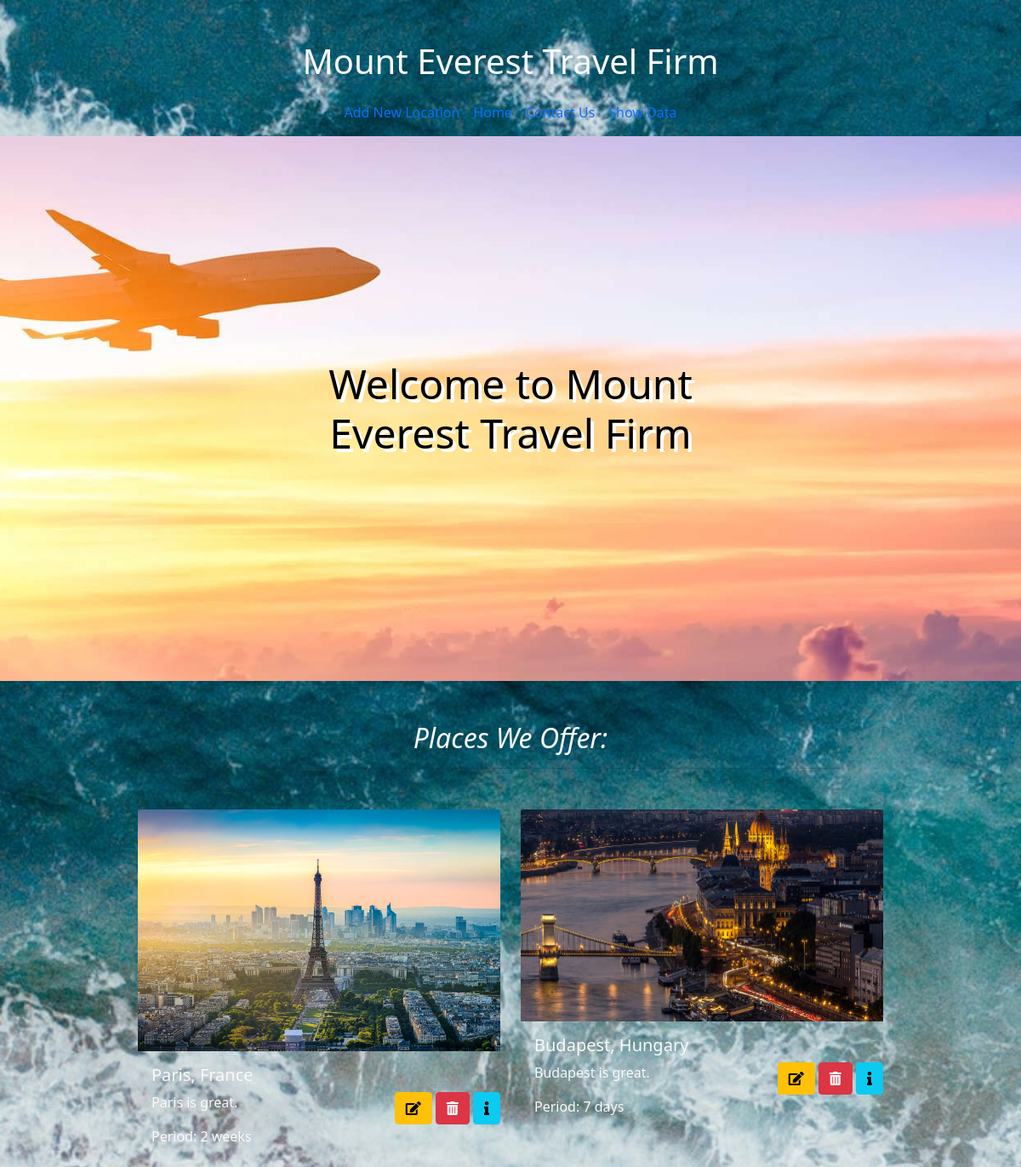
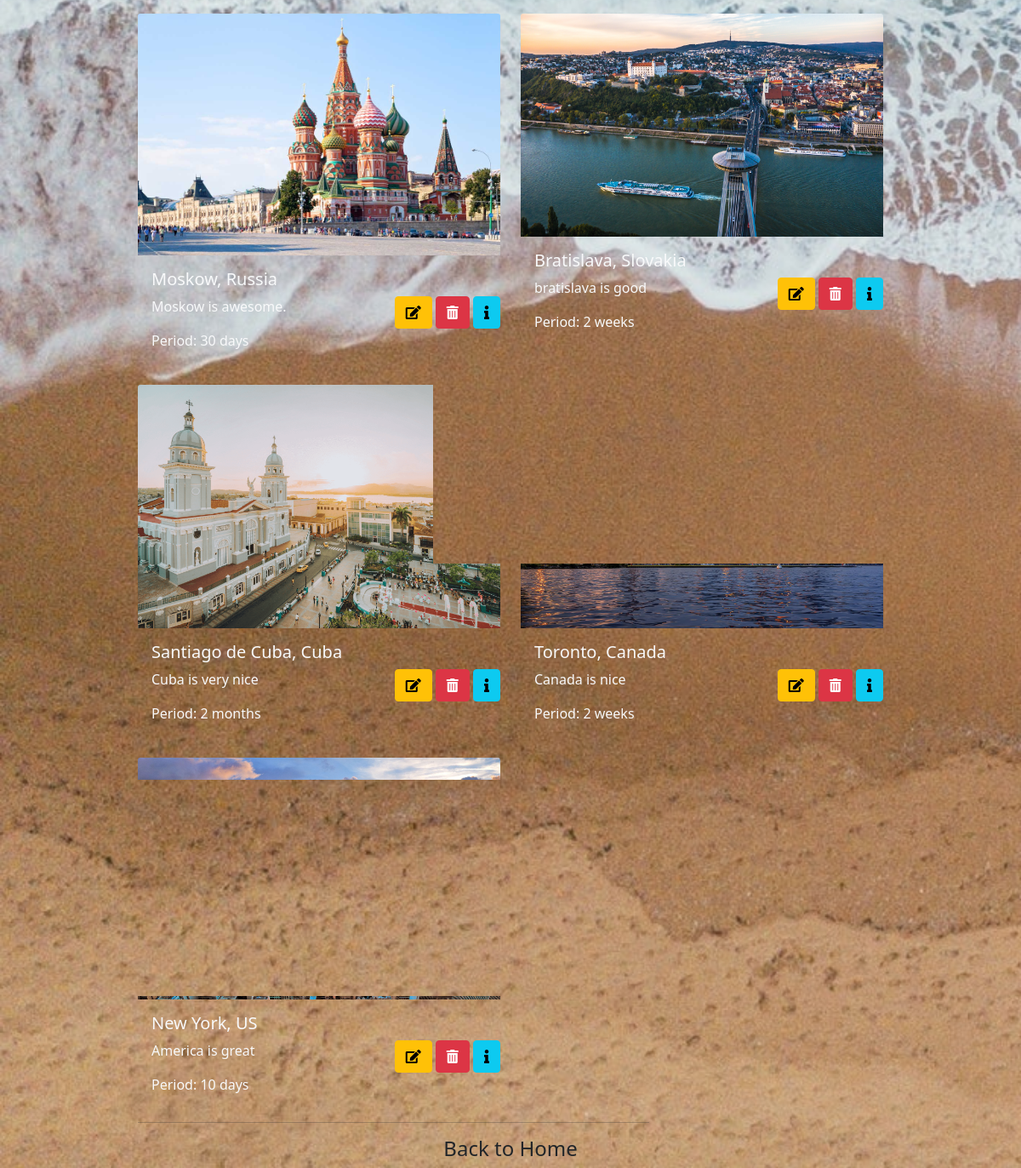
The page / on the database its author committed (2 pictures, top to bottom).
### tables this page shows
CREATE TABLE `places` (
  `id` int(11) NOT NULL,
  `name` varchar(255) NOT NULL,
  `photo` varchar(255) DEFAULT NULL,
  `description` varchar(255) NOT NULL,
  `period` varchar(255) NOT NULL,
  `price` varchar(255) NOT NULL,
  `longitude` varchar(255) NOT NULL,
  `latitude` varchar(255) NOT NULL
);

### index.php (the view, shortened to what this page needs)
<?php
require_once 'actions/db_connect.php';
$sql = "SELECT * FROM places";
$result = mysqli_query($connect ,$sql);
$tbody='';
if(mysqli_num_rows($result)  > 0) {
    while($row = mysqli_fetch_array($result, MYSQLI_ASSOC)){
        $tbody .=   '
        <div class="col">
        <div class="card-group h-100  ">
          <img src="images/'.$row['photo'].'" class="card-img-top" alt="'.$row['name'].'">
          <div class="card-body bg-transparent text-light">
            <h5 class="card-title">'.$row['name'].'</h5>
            <p class="card-text">'.$row['description'].'</p>
            <p class="card-text">Period: '.$row['period'].'</p>
          </div>
          <div class="mt-5">
            <a href="update.php?id=' .$row['id'].'"><button class="btn btn-warning btn-md" type="button" title="Edit"><i class="fa fa-edit"></i></button></a>
            <a href="delete.php?id=' .$row['id'].'"><button class="btn btn-danger btn-md" type="button" title="Delete"><i class="fas fa-trash-alt"></i> </button></a>
            <a href="details.php?id=' .$row['id'].'"><button class="btn btn-info btn-md" type="button" title="Info"><i class="fas fa-info"></i></button></a>
          </div>
        </div>
      </div>
            ';
    };
} else {
    $tbody =  "<tr><td colspan='5'><center>Nothings Available </center></td></tr>";
}
?>
<!DOCTYPE html>
<html lang="en">
    <head>
        <link rel="stylesheet" href="style/style.css">
        <?php require_once 'components/boot.php'?>
    </head>
    <body>
    <header>
        <?php include_once 'components/nav.php';   ?>
        <?php include_once 'components/hero.php';   ?>
    </header>
       <main class="container container w-75 mt-3 mb-3">
           <div class="text-center m-5">
           <h2 class="text-light"> <i>Places We Offer:</i> </h2>
           <hr>
           </div>
            <div class="row row-cols-1 row-cols-md-2 g-4">
            <tbody>
                    <?= $tbody;?>
                </tbody>
                </div>
                <hr>
        </main>
        <footer>
            <?php require_once 'components/foot.php' ?>
        </footer>
    </body>
</html>

### components/boot.php (shortened to what this page needs)
<link href="https://cdn.jsdelivr.net/npm/bootstrap@5.1.3/dist/css/bootstrap.min.css" rel="stylesheet">
<link rel="stylesheet" href="https://cdnjs.cloudflare.com/ajax/libs/font-awesome/5.15.4/css/all.min.css" />
<link rel="stylesheet" href="https://pro.fontawesome.com/releases/v5.10.0/css/all.css"/>

### components/nav.php (shortened to what this page needs)
<div class="d-flex justify-content-center">
  <h2 class="fs-1 text-light mt-5"> Mount Everest Travel Firm</h2>
  </div>
<div class="d-flex justify-content-center">
<nav class="navbar navbar-expand-lg">
<div class="container">
  <div class="nav collapse navbar-collapse" id="navbarSupportedContent">
    <ul class="navbar-nav me-auto mb-5 mb-lg-0 text-dark">
      <li class="nav-item">
        <a class="nav-link active" aria-current="page" href="create.php">Add New Location</a>
      </li>
      <li class="nav-item">
        <a class="nav-link active" aria-current="page" href="index.php">Home</a>
      </li>
      <li class="nav-item">
        <a class="nav-link inactive" aria-current="page" href="contact.php">Contact Us</a>
      </li>
      <li class="nav-item">
     <a class="nav-link active" aria-current="page" href="api/displayAll.php">Show Data</a>
      </li>
  </div>
  </div>
</nav>
</div>

### components/hero.php
<div class="heroimg">
    <div class="d-flex justify-content-center ">
      <h1 class="align-middle" >Welcome to Mount Everest Travel Firm </h1>
   </div>
  </div>

### components/foot.php
<div class=" d-flex flex-column justify-content-center align-items-center ">
    <a href="index.php" class="text-dark text-decoration-none"><h4>Back to Home</h4></a>
</div>

### style/style.css (style rules this page uses)
* { box-sizing: border-box; }
body { background-image: url("../images/background.png"); background-repeat: no-repeat; background-size: cover; background-attachment: fixed; }
.heroimg { background: url(../images/hero7.png) no-repeat center ; background-size: cover; height: 80vh; position: relative; text-align: center; color: black; }
.heroimg h1 { position: absolute; top: 50%; left: 50%; transform: translate(-50%, -50%); text-shadow: 4px 4px white ; font-size: 6vh; }

### rows shown on the page
places: photo (picture), name "Paris, France", description "Paris is great.", period "2 weeks"
places: photo (picture), name "Budapest, Hungary", description "Budapest is great.", period "7 days"
places: photo (picture), name "Moskow, Russia", description "Moskow is awesome.", period "30 days"
places: photo (picture), name "Bratislava, Slovakia", description "bratislava is good", period "2 weeks"
places: photo (picture), name "Santiago de Cuba, Cuba", description "Cuba is very nice", period "2 months"
places: photo (picture), name "Toronto, Canada", description "Canada is nice", period "2 weeks"
places: photo (picture), name "New York, US", description "America is great", period "10 days"
